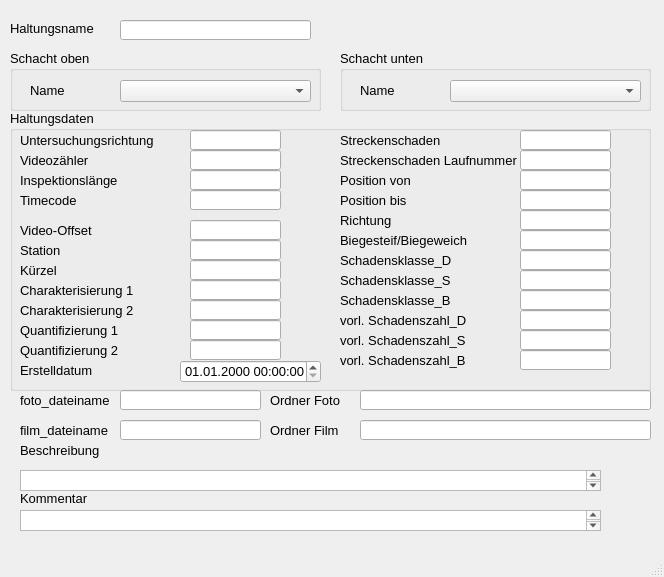
<?xml version="1.0" encoding="UTF-8"?>
<ui version="4.0">
 <class>MainWindow</class>
 <widget class="QMainWindow" name="MainWindow">
  <property name="geometry">
   <rect>
    <x>0</x>
    <y>0</y>
    <width>664</width>
    <height>577</height>
   </rect>
  </property>
  <property name="sizePolicy">
   <sizepolicy hsizetype="Preferred" vsizetype="Preferred">
    <horstretch>0</horstretch>
    <verstretch>0</verstretch>
   </sizepolicy>
  </property>
  <property name="minimumSize">
   <size>
    <width>664</width>
    <height>523</height>
   </size>
  </property>
  <property name="baseSize">
   <size>
    <width>0</width>
    <height>0</height>
   </size>
  </property>
  <property name="font">
   <font>
    <family>Tahoma</family>
    <pointsize>10</pointsize>
   </font>
  </property>
  <property name="windowTitle">
   <string>MainWindow</string>
  </property>
  <widget class="QWidget" name="centralwidget">
   <widget class="QLabel" name="label">
    <property name="geometry">
     <rect>
      <x>10</x>
      <y>20</y>
      <width>131</width>
      <height>16</height>
     </rect>
    </property>
    <property name="font">
     <font>
      <family>Tahoma</family>
      <pointsize>10</pointsize>
     </font>
    </property>
    <property name="text">
     <string>Haltungsname</string>
    </property>
   </widget>
   <widget class="QGroupBox" name="groupBox">
    <property name="geometry">
     <rect>
      <x>10</x>
      <y>50</y>
      <width>311</width>
      <height>61</height>
     </rect>
    </property>
    <property name="font">
     <font>
      <pointsize>10</pointsize>
     </font>
    </property>
    <property name="title">
     <string>Schacht oben</string>
    </property>
    <widget class="QLabel" name="label_3">
     <property name="geometry">
      <rect>
       <x>20</x>
       <y>30</y>
       <width>91</width>
       <height>21</height>
      </rect>
     </property>
     <property name="text">
      <string>Name</string>
     </property>
    </widget>
    <widget class="QComboBox" name="schoben">
     <property name="geometry">
      <rect>
       <x>110</x>
       <y>30</y>
       <width>191</width>
       <height>22</height>
      </rect>
     </property>
    </widget>
   </widget>
   <widget class="QGroupBox" name="groupBox_3">
    <property name="geometry">
     <rect>
      <x>340</x>
      <y>50</y>
      <width>311</width>
      <height>61</height>
     </rect>
    </property>
    <property name="font">
     <font>
      <pointsize>10</pointsize>
     </font>
    </property>
    <property name="title">
     <string>Schacht unten</string>
    </property>
    <widget class="QLabel" name="label_9">
     <property name="geometry">
      <rect>
       <x>20</x>
       <y>30</y>
       <width>71</width>
       <height>21</height>
      </rect>
     </property>
     <property name="text">
      <string>Name</string>
     </property>
    </widget>
    <widget class="QComboBox" name="schunten">
     <property name="geometry">
      <rect>
       <x>110</x>
       <y>30</y>
       <width>191</width>
       <height>22</height>
      </rect>
     </property>
    </widget>
   </widget>
   <widget class="QTextEdit" name="kommentar">
    <property name="geometry">
     <rect>
      <x>20</x>
      <y>510</y>
      <width>581</width>
      <height>21</height>
     </rect>
    </property>
    <property name="font">
     <font>
      <pointsize>10</pointsize>
     </font>
    </property>
   </widget>
   <widget class="QLabel" name="label_22">
    <property name="geometry">
     <rect>
      <x>20</x>
      <y>490</y>
      <width>81</width>
      <height>16</height>
     </rect>
    </property>
    <property name="font">
     <font>
      <pointsize>10</pointsize>
     </font>
    </property>
    <property name="text">
     <string>Kommentar</string>
    </property>
   </widget>
   <widget class="QLineEdit" name="untersuchhal">
    <property name="geometry">
     <rect>
      <x>120</x>
      <y>20</y>
      <width>191</width>
      <height>20</height>
     </rect>
    </property>
    <property name="font">
     <font>
      <pointsize>10</pointsize>
     </font>
    </property>
   </widget>
   <widget class="QGroupBox" name="groupBox_2">
    <property name="geometry">
     <rect>
      <x>10</x>
      <y>110</y>
      <width>641</width>
      <height>281</height>
     </rect>
    </property>
    <property name="font">
     <font>
      <pointsize>10</pointsize>
     </font>
    </property>
    <property name="title">
     <string>Haltungsdaten</string>
    </property>
    <widget class="QgsDateTimeEdit" name="createdat">
     <property name="geometry">
      <rect>
       <x>170</x>
       <y>250</y>
       <width>141</width>
       <height>23</height>
      </rect>
     </property>
     <property name="font">
      <font>
       <family>Tahoma</family>
       <pointsize>10</pointsize>
      </font>
     </property>
     <property name="currentSection">
      <enum>QDateTimeEdit::DaySection</enum>
     </property>
     <property name="displayFormat">
      <string>dd.MM.yyyy HH:mm:ss</string>
     </property>
    </widget>
    <widget class="QLineEdit" name="untersuchrichtung">
     <property name="geometry">
      <rect>
       <x>180</x>
       <y>20</y>
       <width>91</width>
       <height>20</height>
      </rect>
     </property>
     <property name="toolTip">
      <string>&lt;html&gt;&lt;head/&gt;&lt;body&gt;&lt;p&gt;&lt;span style=&quot; font-size:10pt;&quot;&gt;vorgegebene Haltungslänge, falls diese nicht automatisch berechnet werden soll&lt;/span&gt;&lt;/p&gt;&lt;/body&gt;&lt;/html&gt;</string>
     </property>
    </widget>
    <widget class="QLabel" name="label_71">
     <property name="geometry">
      <rect>
       <x>10</x>
       <y>250</y>
       <width>151</width>
       <height>21</height>
      </rect>
     </property>
     <property name="text">
      <string>Erstelldatum</string>
     </property>
    </widget>
    <widget class="QLabel" name="label_17">
     <property name="geometry">
      <rect>
       <x>10</x>
       <y>20</y>
       <width>151</width>
       <height>21</height>
      </rect>
     </property>
     <property name="text">
      <string>Untersuchungsrichtung</string>
     </property>
    </widget>
    <widget class="QLabel" name="label_19">
     <property name="geometry">
      <rect>
       <x>10</x>
       <y>40</y>
       <width>151</width>
       <height>21</height>
      </rect>
     </property>
     <property name="text">
      <string>Videozähler</string>
     </property>
    </widget>
    <widget class="QLabel" name="label_20">
     <property name="geometry">
      <rect>
       <x>10</x>
       <y>60</y>
       <width>151</width>
       <height>21</height>
      </rect>
     </property>
     <property name="text">
      <string>Inspektionslänge</string>
     </property>
    </widget>
    <widget class="QLabel" name="label_21">
     <property name="geometry">
      <rect>
       <x>10</x>
       <y>110</y>
       <width>151</width>
       <height>21</height>
      </rect>
     </property>
     <property name="text">
      <string>Video-Offset</string>
     </property>
    </widget>
    <widget class="QLabel" name="label_23">
     <property name="geometry">
      <rect>
       <x>10</x>
       <y>150</y>
       <width>151</width>
       <height>21</height>
      </rect>
     </property>
     <property name="text">
      <string>Kürzel</string>
     </property>
    </widget>
    <widget class="QLabel" name="label_24">
     <property name="geometry">
      <rect>
       <x>10</x>
       <y>170</y>
       <width>151</width>
       <height>21</height>
      </rect>
     </property>
     <property name="text">
      <string>Charakterisierung 1</string>
     </property>
    </widget>
    <widget class="QLabel" name="label_25">
     <property name="geometry">
      <rect>
       <x>10</x>
       <y>190</y>
       <width>151</width>
       <height>21</height>
      </rect>
     </property>
     <property name="text">
      <string>Charakterisierung 2</string>
     </property>
    </widget>
    <widget class="QLabel" name="label_26">
     <property name="geometry">
      <rect>
       <x>10</x>
       <y>210</y>
       <width>151</width>
       <height>21</height>
      </rect>
     </property>
     <property name="text">
      <string>Quantifizierung 1</string>
     </property>
    </widget>
    <widget class="QLabel" name="label_27">
     <property name="geometry">
      <rect>
       <x>10</x>
       <y>230</y>
       <width>151</width>
       <height>21</height>
      </rect>
     </property>
     <property name="text">
      <string>Quantifizierung 2</string>
     </property>
    </widget>
    <widget class="QLabel" name="label_28">
     <property name="geometry">
      <rect>
       <x>330</x>
       <y>20</y>
       <width>151</width>
       <height>21</height>
      </rect>
     </property>
     <property name="text">
      <string>Streckenschaden</string>
     </property>
    </widget>
    <widget class="QLabel" name="label_29">
     <property name="geometry">
      <rect>
       <x>330</x>
       <y>40</y>
       <width>211</width>
       <height>21</height>
      </rect>
     </property>
     <property name="text">
      <string>Streckenschaden Laufnummer</string>
     </property>
    </widget>
    <widget class="QLineEdit" name="videozaehler">
     <property name="geometry">
      <rect>
       <x>180</x>
       <y>40</y>
       <width>91</width>
       <height>20</height>
      </rect>
     </property>
     <property name="toolTip">
      <string>&lt;html&gt;&lt;head/&gt;&lt;body&gt;&lt;p&gt;&lt;span style=&quot; font-size:10pt;&quot;&gt;vorgegebene Haltungslänge, falls diese nicht automatisch berechnet werden soll&lt;/span&gt;&lt;/p&gt;&lt;/body&gt;&lt;/html&gt;</string>
     </property>
    </widget>
    <widget class="QLineEdit" name="inspektionslaenge">
     <property name="geometry">
      <rect>
       <x>180</x>
       <y>60</y>
       <width>91</width>
       <height>20</height>
      </rect>
     </property>
     <property name="toolTip">
      <string>&lt;html&gt;&lt;head/&gt;&lt;body&gt;&lt;p&gt;&lt;span style=&quot; font-size:10pt;&quot;&gt;vorgegebene Haltungslänge, falls diese nicht automatisch berechnet werden soll&lt;/span&gt;&lt;/p&gt;&lt;/body&gt;&lt;/html&gt;</string>
     </property>
    </widget>
    <widget class="QLineEdit" name="video_offset">
     <property name="geometry">
      <rect>
       <x>180</x>
       <y>110</y>
       <width>91</width>
       <height>20</height>
      </rect>
     </property>
     <property name="toolTip">
      <string>&lt;html&gt;&lt;head/&gt;&lt;body&gt;&lt;p&gt;&lt;span style=&quot; font-size:10pt;&quot;&gt;vorgegebene Haltungslänge, falls diese nicht automatisch berechnet werden soll&lt;/span&gt;&lt;/p&gt;&lt;/body&gt;&lt;/html&gt;</string>
     </property>
    </widget>
    <widget class="QLineEdit" name="kuerzel">
     <property name="geometry">
      <rect>
       <x>180</x>
       <y>150</y>
       <width>91</width>
       <height>20</height>
      </rect>
     </property>
     <property name="toolTip">
      <string>&lt;html&gt;&lt;head/&gt;&lt;body&gt;&lt;p&gt;&lt;span style=&quot; font-size:10pt;&quot;&gt;vorgegebene Haltungslänge, falls diese nicht automatisch berechnet werden soll&lt;/span&gt;&lt;/p&gt;&lt;/body&gt;&lt;/html&gt;</string>
     </property>
    </widget>
    <widget class="QLineEdit" name="charakt1">
     <property name="geometry">
      <rect>
       <x>180</x>
       <y>170</y>
       <width>91</width>
       <height>20</height>
      </rect>
     </property>
     <property name="toolTip">
      <string>&lt;html&gt;&lt;head/&gt;&lt;body&gt;&lt;p&gt;&lt;span style=&quot; font-size:10pt;&quot;&gt;vorgegebene Haltungslänge, falls diese nicht automatisch berechnet werden soll&lt;/span&gt;&lt;/p&gt;&lt;/body&gt;&lt;/html&gt;</string>
     </property>
    </widget>
    <widget class="QLineEdit" name="charakt2">
     <property name="geometry">
      <rect>
       <x>180</x>
       <y>190</y>
       <width>91</width>
       <height>20</height>
      </rect>
     </property>
     <property name="toolTip">
      <string>&lt;html&gt;&lt;head/&gt;&lt;body&gt;&lt;p&gt;&lt;span style=&quot; font-size:10pt;&quot;&gt;vorgegebene Haltungslänge, falls diese nicht automatisch berechnet werden soll&lt;/span&gt;&lt;/p&gt;&lt;/body&gt;&lt;/html&gt;</string>
     </property>
    </widget>
    <widget class="QLineEdit" name="quantnr1">
     <property name="geometry">
      <rect>
       <x>180</x>
       <y>210</y>
       <width>91</width>
       <height>20</height>
      </rect>
     </property>
     <property name="toolTip">
      <string>&lt;html&gt;&lt;head/&gt;&lt;body&gt;&lt;p&gt;&lt;span style=&quot; font-size:10pt;&quot;&gt;vorgegebene Haltungslänge, falls diese nicht automatisch berechnet werden soll&lt;/span&gt;&lt;/p&gt;&lt;/body&gt;&lt;/html&gt;</string>
     </property>
    </widget>
    <widget class="QLineEdit" name="quantnr2">
     <property name="geometry">
      <rect>
       <x>180</x>
       <y>230</y>
       <width>91</width>
       <height>20</height>
      </rect>
     </property>
     <property name="toolTip">
      <string>&lt;html&gt;&lt;head/&gt;&lt;body&gt;&lt;p&gt;&lt;span style=&quot; font-size:10pt;&quot;&gt;vorgegebene Haltungslänge, falls diese nicht automatisch berechnet werden soll&lt;/span&gt;&lt;/p&gt;&lt;/body&gt;&lt;/html&gt;</string>
     </property>
    </widget>
    <widget class="QLineEdit" name="streckenschaden">
     <property name="geometry">
      <rect>
       <x>510</x>
       <y>20</y>
       <width>91</width>
       <height>20</height>
      </rect>
     </property>
     <property name="toolTip">
      <string>&lt;html&gt;&lt;head/&gt;&lt;body&gt;&lt;p&gt;&lt;span style=&quot; font-size:10pt;&quot;&gt;vorgegebene Haltungslänge, falls diese nicht automatisch berechnet werden soll&lt;/span&gt;&lt;/p&gt;&lt;/body&gt;&lt;/html&gt;</string>
     </property>
    </widget>
    <widget class="QLineEdit" name="streckenschaden_lfdnr">
     <property name="geometry">
      <rect>
       <x>510</x>
       <y>40</y>
       <width>91</width>
       <height>20</height>
      </rect>
     </property>
     <property name="toolTip">
      <string>&lt;html&gt;&lt;head/&gt;&lt;body&gt;&lt;p&gt;&lt;span style=&quot; font-size:10pt;&quot;&gt;vorgegebene Haltungslänge, falls diese nicht automatisch berechnet werden soll&lt;/span&gt;&lt;/p&gt;&lt;/body&gt;&lt;/html&gt;</string>
     </property>
    </widget>
    <widget class="QLabel" name="label_18">
     <property name="geometry">
      <rect>
       <x>330</x>
       <y>60</y>
       <width>151</width>
       <height>21</height>
      </rect>
     </property>
     <property name="text">
      <string>Position von</string>
     </property>
    </widget>
    <widget class="QLabel" name="label_30">
     <property name="geometry">
      <rect>
       <x>330</x>
       <y>80</y>
       <width>151</width>
       <height>21</height>
      </rect>
     </property>
     <property name="text">
      <string>Position bis</string>
     </property>
    </widget>
    <widget class="QLabel" name="label_51">
     <property name="geometry">
      <rect>
       <x>330</x>
       <y>100</y>
       <width>151</width>
       <height>21</height>
      </rect>
     </property>
     <property name="text">
      <string>Richtung</string>
     </property>
    </widget>
    <widget class="QLabel" name="label_53">
     <property name="geometry">
      <rect>
       <x>330</x>
       <y>120</y>
       <width>151</width>
       <height>21</height>
      </rect>
     </property>
     <property name="text">
      <string>Biegesteif/Biegeweich</string>
     </property>
    </widget>
    <widget class="QLabel" name="label_54">
     <property name="geometry">
      <rect>
       <x>330</x>
       <y>140</y>
       <width>151</width>
       <height>21</height>
      </rect>
     </property>
     <property name="text">
      <string>Schadensklasse_D</string>
     </property>
    </widget>
    <widget class="QLabel" name="label_55">
     <property name="geometry">
      <rect>
       <x>330</x>
       <y>160</y>
       <width>151</width>
       <height>21</height>
      </rect>
     </property>
     <property name="text">
      <string>Schadensklasse_S</string>
     </property>
    </widget>
    <widget class="QLabel" name="label_56">
     <property name="geometry">
      <rect>
       <x>330</x>
       <y>180</y>
       <width>151</width>
       <height>21</height>
      </rect>
     </property>
     <property name="text">
      <string>Schadensklasse_B</string>
     </property>
    </widget>
    <widget class="QLineEdit" name="pos_von">
     <property name="geometry">
      <rect>
       <x>510</x>
       <y>60</y>
       <width>91</width>
       <height>20</height>
      </rect>
     </property>
     <property name="toolTip">
      <string>&lt;html&gt;&lt;head/&gt;&lt;body&gt;&lt;p&gt;&lt;span style=&quot; font-size:10pt;&quot;&gt;vorgegebene Haltungslänge, falls diese nicht automatisch berechnet werden soll&lt;/span&gt;&lt;/p&gt;&lt;/body&gt;&lt;/html&gt;</string>
     </property>
    </widget>
    <widget class="QLineEdit" name="pos_bis">
     <property name="geometry">
      <rect>
       <x>510</x>
       <y>80</y>
       <width>91</width>
       <height>20</height>
      </rect>
     </property>
     <property name="toolTip">
      <string>&lt;html&gt;&lt;head/&gt;&lt;body&gt;&lt;p&gt;&lt;span style=&quot; font-size:10pt;&quot;&gt;vorgegebene Haltungslänge, falls diese nicht automatisch berechnet werden soll&lt;/span&gt;&lt;/p&gt;&lt;/body&gt;&lt;/html&gt;</string>
     </property>
    </widget>
    <widget class="QLineEdit" name="richtung">
     <property name="geometry">
      <rect>
       <x>510</x>
       <y>100</y>
       <width>91</width>
       <height>20</height>
      </rect>
     </property>
     <property name="toolTip">
      <string>&lt;html&gt;&lt;head/&gt;&lt;body&gt;&lt;p&gt;&lt;span style=&quot; font-size:10pt;&quot;&gt;vorgegebene Haltungslänge, falls diese nicht automatisch berechnet werden soll&lt;/span&gt;&lt;/p&gt;&lt;/body&gt;&lt;/html&gt;</string>
     </property>
    </widget>
    <widget class="QLineEdit" name="bw_bs">
     <property name="geometry">
      <rect>
       <x>510</x>
       <y>120</y>
       <width>91</width>
       <height>20</height>
      </rect>
     </property>
     <property name="toolTip">
      <string>&lt;html&gt;&lt;head/&gt;&lt;body&gt;&lt;p&gt;&lt;span style=&quot; font-size:10pt;&quot;&gt;vorgegebene Haltungslänge, falls diese nicht automatisch berechnet werden soll&lt;/span&gt;&lt;/p&gt;&lt;/body&gt;&lt;/html&gt;</string>
     </property>
    </widget>
    <widget class="QLineEdit" name="Schadensklasse_D">
     <property name="geometry">
      <rect>
       <x>510</x>
       <y>140</y>
       <width>91</width>
       <height>20</height>
      </rect>
     </property>
     <property name="toolTip">
      <string>&lt;html&gt;&lt;head/&gt;&lt;body&gt;&lt;p&gt;&lt;span style=&quot; font-size:10pt;&quot;&gt;vorgegebene Haltungslänge, falls diese nicht automatisch berechnet werden soll&lt;/span&gt;&lt;/p&gt;&lt;/body&gt;&lt;/html&gt;</string>
     </property>
    </widget>
    <widget class="QLineEdit" name="Schadensklasse_S">
     <property name="geometry">
      <rect>
       <x>510</x>
       <y>160</y>
       <width>91</width>
       <height>20</height>
      </rect>
     </property>
     <property name="toolTip">
      <string>&lt;html&gt;&lt;head/&gt;&lt;body&gt;&lt;p&gt;&lt;span style=&quot; font-size:10pt;&quot;&gt;vorgegebene Haltungslänge, falls diese nicht automatisch berechnet werden soll&lt;/span&gt;&lt;/p&gt;&lt;/body&gt;&lt;/html&gt;</string>
     </property>
    </widget>
    <widget class="QLineEdit" name="Schadensklasse_B">
     <property name="geometry">
      <rect>
       <x>510</x>
       <y>180</y>
       <width>91</width>
       <height>20</height>
      </rect>
     </property>
     <property name="toolTip">
      <string>&lt;html&gt;&lt;head/&gt;&lt;body&gt;&lt;p&gt;&lt;span style=&quot; font-size:10pt;&quot;&gt;vorgegebene Haltungslänge, falls diese nicht automatisch berechnet werden soll&lt;/span&gt;&lt;/p&gt;&lt;/body&gt;&lt;/html&gt;</string>
     </property>
    </widget>
    <widget class="QLineEdit" name="station">
     <property name="geometry">
      <rect>
       <x>180</x>
       <y>130</y>
       <width>91</width>
       <height>20</height>
      </rect>
     </property>
     <property name="toolTip">
      <string>&lt;html&gt;&lt;head/&gt;&lt;body&gt;&lt;p&gt;&lt;span style=&quot; font-size:10pt;&quot;&gt;vorgegebene Haltungslänge, falls diese nicht automatisch berechnet werden soll&lt;/span&gt;&lt;/p&gt;&lt;/body&gt;&lt;/html&gt;</string>
     </property>
    </widget>
    <widget class="QLabel" name="label_34">
     <property name="geometry">
      <rect>
       <x>10</x>
       <y>130</y>
       <width>151</width>
       <height>21</height>
      </rect>
     </property>
     <property name="text">
      <string>Station</string>
     </property>
    </widget>
    <widget class="QLineEdit" name="timecode">
     <property name="geometry">
      <rect>
       <x>180</x>
       <y>80</y>
       <width>91</width>
       <height>20</height>
      </rect>
     </property>
     <property name="toolTip">
      <string>&lt;html&gt;&lt;head/&gt;&lt;body&gt;&lt;p&gt;&lt;span style=&quot; font-size:10pt;&quot;&gt;vorgegebene Haltungslänge, falls diese nicht automatisch berechnet werden soll&lt;/span&gt;&lt;/p&gt;&lt;/body&gt;&lt;/html&gt;</string>
     </property>
    </widget>
    <widget class="QLabel" name="label_35">
     <property name="geometry">
      <rect>
       <x>10</x>
       <y>80</y>
       <width>151</width>
       <height>21</height>
      </rect>
     </property>
     <property name="text">
      <string>Timecode</string>
     </property>
    </widget>
    <widget class="QLabel" name="label_57">
     <property name="geometry">
      <rect>
       <x>330</x>
       <y>240</y>
       <width>151</width>
       <height>21</height>
      </rect>
     </property>
     <property name="text">
      <string>vorl. Schadenszahl_B</string>
     </property>
    </widget>
    <widget class="QLineEdit" name="vorlaufige_Schadenszahl_S">
     <property name="geometry">
      <rect>
       <x>510</x>
       <y>220</y>
       <width>91</width>
       <height>20</height>
      </rect>
     </property>
     <property name="toolTip">
      <string>&lt;html&gt;&lt;head/&gt;&lt;body&gt;&lt;p&gt;&lt;span style=&quot; font-size:10pt;&quot;&gt;vorgegebene Haltungslänge, falls diese nicht automatisch berechnet werden soll&lt;/span&gt;&lt;/p&gt;&lt;/body&gt;&lt;/html&gt;</string>
     </property>
    </widget>
    <widget class="QLabel" name="label_58">
     <property name="geometry">
      <rect>
       <x>330</x>
       <y>220</y>
       <width>151</width>
       <height>21</height>
      </rect>
     </property>
     <property name="text">
      <string>vorl. Schadenszahl_S</string>
     </property>
    </widget>
    <widget class="QLineEdit" name="vorlaufige_Schadenszahl_B">
     <property name="geometry">
      <rect>
       <x>510</x>
       <y>240</y>
       <width>91</width>
       <height>20</height>
      </rect>
     </property>
     <property name="toolTip">
      <string>&lt;html&gt;&lt;head/&gt;&lt;body&gt;&lt;p&gt;&lt;span style=&quot; font-size:10pt;&quot;&gt;vorgegebene Haltungslänge, falls diese nicht automatisch berechnet werden soll&lt;/span&gt;&lt;/p&gt;&lt;/body&gt;&lt;/html&gt;</string>
     </property>
    </widget>
    <widget class="QLabel" name="label_59">
     <property name="geometry">
      <rect>
       <x>330</x>
       <y>200</y>
       <width>151</width>
       <height>21</height>
      </rect>
     </property>
     <property name="text">
      <string>vorl. Schadenszahl_D</string>
     </property>
    </widget>
    <widget class="QLineEdit" name="vorlaufige_Schadenszahl_D">
     <property name="geometry">
      <rect>
       <x>510</x>
       <y>200</y>
       <width>91</width>
       <height>20</height>
      </rect>
     </property>
     <property name="toolTip">
      <string>&lt;html&gt;&lt;head/&gt;&lt;body&gt;&lt;p&gt;&lt;span style=&quot; font-size:10pt;&quot;&gt;vorgegebene Haltungslänge, falls diese nicht automatisch berechnet werden soll&lt;/span&gt;&lt;/p&gt;&lt;/body&gt;&lt;/html&gt;</string>
     </property>
    </widget>
   </widget>
   <widget class="QLabel" name="label_31">
    <property name="geometry">
     <rect>
      <x>20</x>
      <y>390</y>
      <width>151</width>
      <height>21</height>
     </rect>
    </property>
    <property name="text">
     <string>foto_dateiname</string>
    </property>
   </widget>
   <widget class="QLabel" name="label_32">
    <property name="geometry">
     <rect>
      <x>20</x>
      <y>420</y>
      <width>151</width>
      <height>21</height>
     </rect>
    </property>
    <property name="text">
     <string>film_dateiname</string>
    </property>
   </widget>
   <widget class="QLabel" name="label_50">
    <property name="geometry">
     <rect>
      <x>270</x>
      <y>420</y>
      <width>151</width>
      <height>21</height>
     </rect>
    </property>
    <property name="text">
     <string>Ordner Film</string>
    </property>
   </widget>
   <widget class="QLabel" name="label_33">
    <property name="geometry">
     <rect>
      <x>270</x>
      <y>390</y>
      <width>151</width>
      <height>21</height>
     </rect>
    </property>
    <property name="text">
     <string>Ordner Foto</string>
    </property>
   </widget>
   <widget class="QLabel" name="label_52">
    <property name="geometry">
     <rect>
      <x>20</x>
      <y>440</y>
      <width>151</width>
      <height>21</height>
     </rect>
    </property>
    <property name="text">
     <string>Beschreibung</string>
    </property>
   </widget>
   <widget class="QTextEdit" name="Beschreibung">
    <property name="geometry">
     <rect>
      <x>20</x>
      <y>470</y>
      <width>581</width>
      <height>21</height>
     </rect>
    </property>
    <property name="font">
     <font>
      <pointsize>10</pointsize>
     </font>
    </property>
   </widget>
   <widget class="QLineEdit" name="foto_dateiname">
    <property name="geometry">
     <rect>
      <x>120</x>
      <y>390</y>
      <width>141</width>
      <height>20</height>
     </rect>
    </property>
    <property name="toolTip">
     <string>&lt;html&gt;&lt;head/&gt;&lt;body&gt;&lt;p&gt;&lt;span style=&quot; font-size:10pt;&quot;&gt;vorgegebene Haltungslänge, falls diese nicht automatisch berechnet werden soll&lt;/span&gt;&lt;/p&gt;&lt;/body&gt;&lt;/html&gt;</string>
    </property>
   </widget>
   <widget class="QLineEdit" name="film_dateiname">
    <property name="geometry">
     <rect>
      <x>120</x>
      <y>420</y>
      <width>141</width>
      <height>20</height>
     </rect>
    </property>
    <property name="toolTip">
     <string>&lt;html&gt;&lt;head/&gt;&lt;body&gt;&lt;p&gt;&lt;span style=&quot; font-size:10pt;&quot;&gt;vorgegebene Haltungslänge, falls diese nicht automatisch berechnet werden soll&lt;/span&gt;&lt;/p&gt;&lt;/body&gt;&lt;/html&gt;</string>
    </property>
   </widget>
   <widget class="QLineEdit" name="ordner_bild">
    <property name="geometry">
     <rect>
      <x>360</x>
      <y>390</y>
      <width>291</width>
      <height>20</height>
     </rect>
    </property>
    <property name="toolTip">
     <string>&lt;html&gt;&lt;head/&gt;&lt;body&gt;&lt;p&gt;&lt;span style=&quot; font-size:10pt;&quot;&gt;vorgegebene Haltungslänge, falls diese nicht automatisch berechnet werden soll&lt;/span&gt;&lt;/p&gt;&lt;/body&gt;&lt;/html&gt;</string>
    </property>
   </widget>
   <widget class="QLineEdit" name="ordner_video">
    <property name="geometry">
     <rect>
      <x>360</x>
      <y>420</y>
      <width>291</width>
      <height>20</height>
     </rect>
    </property>
    <property name="toolTip">
     <string>&lt;html&gt;&lt;head/&gt;&lt;body&gt;&lt;p&gt;&lt;span style=&quot; font-size:10pt;&quot;&gt;vorgegebene Haltungslänge, falls diese nicht automatisch berechnet werden soll&lt;/span&gt;&lt;/p&gt;&lt;/body&gt;&lt;/html&gt;</string>
    </property>
   </widget>
  </widget>
  <widget class="QMenuBar" name="menubar">
   <property name="geometry">
    <rect>
     <x>0</x>
     <y>0</y>
     <width>664</width>
     <height>21</height>
    </rect>
   </property>
  </widget>
  <widget class="QStatusBar" name="statusbar"/>
 </widget>
 <customwidgets>
  <customwidget>
   <class>QgsDateTimeEdit</class>
   <extends>QDateTimeEdit</extends>
   <header>qgsdatetimeedit.h</header>
  </customwidget>
 </customwidgets>
 <tabstops>
  <tabstop>untersuchhal</tabstop>
  <tabstop>schoben</tabstop>
  <tabstop>schunten</tabstop>
  <tabstop>untersuchrichtung</tabstop>
  <tabstop>createdat</tabstop>
  <tabstop>kommentar</tabstop>
 </tabstops>
 <resources/>
 <connections/>
</ui>
